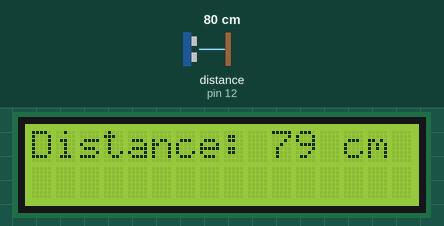
This sketch was run on a simulated Arduino Uno, built with avr-gcc and run on an emulated ATmega328P. Parts: 16×2 character LCD. Wiring (inferred from the names in the program): ultrasonic range finder: trigger pin 11; echo pin 12. The test bench sets the inputs (shaded band); at power-on: distance to the obstacle (sensor on pin 12) 80 cm. The echo pulse lasts 58.3 µs per cm; what the sketch prints to the serial monitor is not drawn.

Above: at 1.2 s.
1.3 s: distance to the obstacle (sensor on pin 12) set to 22 cm
At 2.6 s:
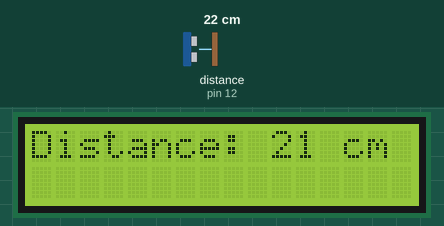
5.4 s: distance to the obstacle (sensor on pin 12) set to 18 cm
At 6.6 s:
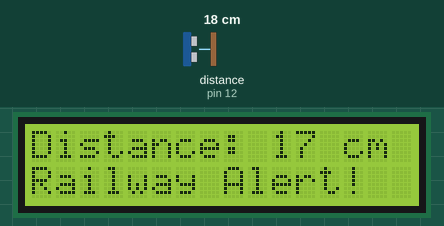
9.5 s: distance to the obstacle (sensor on pin 12) set to 2 cm
At 10.8 s:
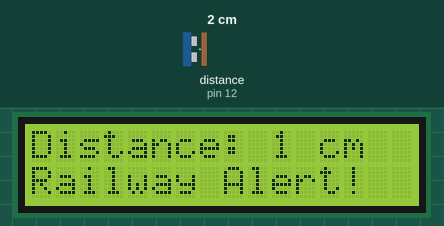
Timing chart, 0 to 12.5 s (numbered marks = the images above; inputs shaded):
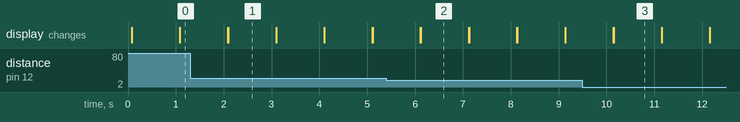

Measured:
- the behaviour switches between 21 and 20 cm on distance to the obstacle (sensor on pin 12) (found by bisection; images 1 and 2)
- after the input at 1.3 s, the display: first differs from a run without the input after 0.79 s (image 1)
- after the input at 5.4 s, the display: first differs from a run without the input after 0.72 s (image 2)
- after the input at 9.5 s, the display: first differs from a run without the input after 0.65 s (image 3)
- what the display in image 1 shows lasts 1.0 s, from 2.1 s to 3.1 s

The sketch:

smart_railway_station.ino
```cpp
#include <LiquidCrystal.h>
#include <Wire.h>

// Defining the pins for ultrasonic sensor
const int trigPin = 11;
const int echoPin = 12;

// LCD display connection
LiquidCrystal lcd(8, 9, 4, 5, 6, 7);

// Defining the variables
long duration;
int distance;

// void setup
void setup() {
  lcd.begin(16, 2);
  Serial.begin(9600);

  pinMode(trigPin, OUTPUT);
  pinMode(echoPin, INPUT);

  lcd.setCursor(0, 0);
  lcd.print("Accident Prevention");
  lcd.setCursor(0, 1);
  lcd.print("System");
}

void loop() {
  // Clear LCD
  lcd.clear();

  // Send pulse to trigger pin
  digitalWrite(trigPin, LOW);
  delayMicroseconds(2);
  digitalWrite(trigPin, HIGH);
  delayMicroseconds(10);
  digitalWrite(trigPin, LOW);

  // Measure the pulse duration from echo pin
  duration = pulseIn(echoPin, HIGH);

  // Calculate distance
  distance = duration * 0.034 / 2;

  // Print distance on LCD and Serial Monitor
  lcd.setCursor(0, 0);
  lcd.print("Distance: ");
  lcd.print(distance);
  lcd.print(" cm");

  Serial.print("Distance: ");
  Serial.print(distance);
  Serial.println(" cm");

  // Check if the distance is less than a threshold (threshold can be adjusted)
  if (distance < 20) {
    lcd.setCursor(0, 1);
    lcd.print("Railway Alert!");
    // You can add further actions here such as triggering an alarm or stopping the train.
  }

  // Delay for stability
  delay(1000);
}
```
